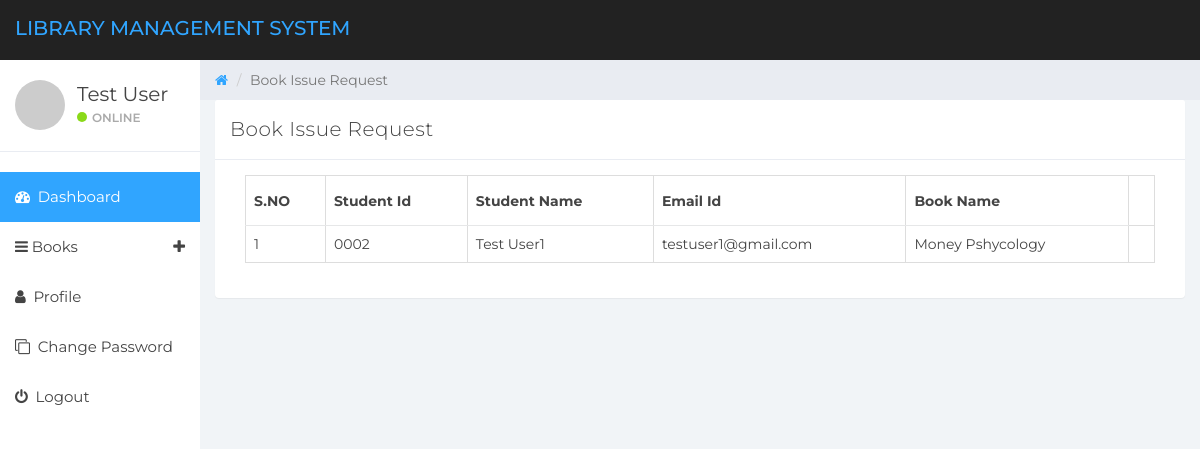
Page /book-issue-request.php (signed in) on the committed database.
### tables this page shows
CREATE TABLE `student_details` (
  `id` int(11) NOT NULL,
  `studentID` varchar(255) NOT NULL,
  `fullName` varchar(255) NOT NULL,
  `mobileNumber` bigint(11) NOT NULL,
  `password` varchar(255) NOT NULL,
  `email` varchar(255) NOT NULL,
  `address` varchar(255) NOT NULL,
  `regDate` datetime NOT NULL DEFAULT current_timestamp()
);

CREATE TABLE `book_issue_request` (
  `id` int(255) NOT NULL,
  `studentID` varchar(255) NOT NULL,
  `fullName` varchar(255) NOT NULL,
  `email` varchar(255) NOT NULL,
  `bookName` varchar(255) NOT NULL,
  `status` int(11) NOT NULL,
  `issueDate` date DEFAULT NULL,
  `returnDate` date DEFAULT NULL,
  `returnedDate` date DEFAULT NULL,
  `penalty` int(11) NOT NULL DEFAULT 0
);

### book-issue-request.php (the view, shortened to what this page needs)
<!DOCTYPE html>
<html>
<head>
	<link href="css/bootstrap.min.css" rel="stylesheet">
	<link href="css/font-awesome.min.css" rel="stylesheet">
	<link href="css/datepicker3.css" rel="stylesheet">
	<link href="css/styles.css" rel="stylesheet">
</head>
<body>
	<?php include_once('includes/header.php');?>
	<?php include_once('includes/sidebar.php');?>
	<div class="col-sm-9 col-sm-offset-3 col-lg-10 col-lg-offset-2 main">
		<div class="row">
			<ol class="breadcrumb">
				<li>
					<a href="#"><em class="fa fa-home"></em></a>
				</li>
				<li class="active">Book Issue Request</li>
			</ol>
		</div>
		<div class="row">
			<div class="col-lg-12">
				<div class="panel panel-default">
					<div class="panel-heading">Book Issue Request</div>
					<div class="panel-body">
						<div class="col-md-12">
							<div class="table-responsive">
								<table class="table table-bordered mg-b-0">
									<thead>
										<tr>
											<th>S.NO</th>
											<th>Student Id</th>
											<th>Student Name</th>
											<th>Email Id</th>
											<th>Book Name</th>
										</tr>
									</thead>
									<?php
										$ret=mysqli_query($con,"select * from`book_issue_request` where status=0");
										$cnt=1;
										while ($row=mysqli_fetch_array($ret)) {
									?>
									<tbody>
										<tr>
											<td><?php echo $cnt;?></td>
											<td><?php echo $row['studentID'];?></td>
											<td><?php echo $row['fullName'];?></td>
											<td><?php echo $row['email'];?></td>
											<td><?php echo $row['bookName'];?></td>
											<td>
											</td>
										</tr>
										<?php
										$cnt=$cnt+1;
										}?>
									</tbody>
								</table>
							</div>
						</div>
					</div>
				</div>
			</div>
		</div>
	</div>
</body>
</html>

### includes/sidebar.php (shortened to what this page needs)
<?php
    include('includes/dbconnection.php');
?>
<div id="sidebar-collapse" class="col-sm-3 col-lg-2 sidebar">
    <div class="profile-sidebar">
        <div class="profile-userpic">
            <img src="http://placehold.it/50/30a5ff/fff" class="img-responsive" alt="">
        </div>
        <div class="profile-usertitle">
            <?php
                $uid=$_SESSION['detsuid'];
                if(isset($_SESSION['userType']) && $_SESSION['userType'] == 1){
                    $admin_login = mysqli_query($con,"select fullName from login_details where id='$uid'");
                    $admin_result = mysqli_fetch_array($admin_login);
                    $name=$admin_result['fullName'];
                }else{
                    $student_login = mysqli_query($con,"select fullName from student_details where id='$uid'");
                    $student_result = mysqli_fetch_array($student_login);
                    $name=$student_result['fullName'];
                }
            ?>
            <div class="profile-usertitle-name"><?php echo $name; ?></div>
            <div class="profile-usertitle-status"><span class="indicator label-success"></span>Online</div>
        </div>
    </div>
    <ul class="nav menu">
        <?php
            if(isset($_SESSION['userType']) && $_SESSION['userType'] == 1){
        ?>
        <li class="active"><a href="admin-dashboard.php"><em class="fa fa-dashboard">&nbsp;</em> Dashboard</a></li>
        <?php } else{ ?>
            <li class="active"><a href="student-dashboard.php"><em class="fa fa-dashboard">&nbsp;</em> Dashboard</a></li>
        <?php }?>
        <li class="parent ">
            <a data-toggle="collapse" href="#sub-item-1">
                <em class="fa fa-navicon">&nbsp;</em>Books <span data-toggle="collapse" href="#sub-item-1" class="icon pull-right"><em class="fa fa-plus"></em></span>
            </a>
        </li>
        <li>
            <a href="user-profile.php"><em class="fa fa-user">&nbsp;</em> Profile</a>
        </li>
        <li>
            <a href="change-password.php"><em class="fa fa-clone">&nbsp;</em> Change Password</a>
        </li>
        <li>
            <a href="logout.php"><em class="fa fa-power-off">&nbsp;</em> Logout</a>
        </li>
    </ul>
</div>

### css/styles.css (style rules this page uses)
body { background: #f1f4f7; padding-top: 60px; font-size: 14px; color: #444444; font-family: "Montserrat", "Helvetica Neue", Helvetica, Arial, sans-serif; }
a, a:hover, a:focus { color: #30a5ff; }
.label-success { background-color: #8ad919; }
.panel { border: 0; }
.panel-heading { font-size: 20px; font-weight: 300; letter-spacing: 0.025em; height: 60px; line-height: 38px; }
.panel-default .panel-heading { background: #fff; border-bottom: 1px solid #e9ecf2; color: #444444; }
.sidebar { display: block; padding: 0; display: none; box-shadow: none; background: #fff; }
.sidebar ul { margin: 20px 0px; }
@media (min-width: 768px) { .sidebar { display: block; position: fixed; top: 60px; bottom: 0; left: 0; z-index: 1000; display: block; margin: 0; padding: 0; overflow-x: hidden; overflow-y: auto; } }
.sidebar ul.nav .active a, .sidebar ul.nav li.parent a.active, .sidebar ul.nav .active > a:hover, .sidebar ul.nav li.parent a.active:hover, .sidebar ul.nav .active > a:focus, .sidebar ul.nav li.parent a.active:focus { color: #fff; background-color: #30a5ff; }
.sidebar ul.nav li a { height: 50px; font-size: 15px; line-height: 2em; color: #444444; }
.profile-sidebar { padding: 10px 0; border-bottom: 1px solid #e9ecf2; }
.indicator { width: 10px; height: 10px; display: inline-block; border-radius: 9999px; margin-right: 5px; }
.profile-userpic img { float: left; margin: 10px 0px 0px 15px; width: 50px; height: 50px; border-radius: 9999px !important; }
.profile-usertitle { float: left; text-align: left; margin: 10px 0 0 12px; }
.profile-usertitle-name { font-size: 20px; margin-bottom: 0px; }
.profile-usertitle-status { text-transform: uppercase; color: #AAA; font-size: 12px; font-weight: 600; margin-bottom: 15px; }
.breadcrumb { border-radius: 0; padding: 10px 15px 10px 15px; background: #e9ecf2; margin: 0; }
.table { background: #fff; }
.table > thead > tr > th { border-bottom: 1px solid #e6e7e8; vertical-align: middle; height: 50px; }

### rows in the picture
student_details: fullName "Test User"
book_issue_request: studentID "0002", fullName "Test User1", email "testuser1@gmail.com", bookName "Money Pshycology"
